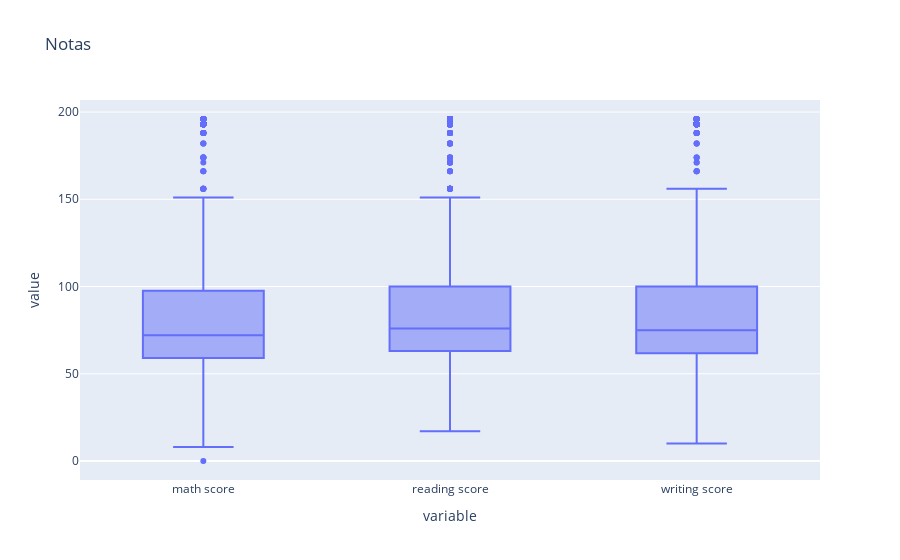

Notebook cell for this chart:
### Code cell
exploratory_data_analysis(df_grades)

### Figure 1 — Plotly figure (JSON) as saved in the notebook; plotly's stock layout.template omitted (floating-point values rounded to 4 significant figures; data arrays with more than 128 entries replaced by an {"elided": "..."} marker saying what was removed)
{"data": [{"alignmentgroup": "True", "hovertemplate": "variable=%{x}<br>value=%{y}<extra></extra>", "legendgroup": "", "marker": {"color": "#636efa"}, "name": "", "notched": false, "offsetgroup": "", "orientation": "v", "showlegend": false, "type": "box", "x": {"elided": "4200 str values"}, "x0": " ", "xaxis": "x", "y": {"elided": "4200 int values"}, "y0": " ", "yaxis": "y"}], "layout": {"boxmode": "group", "legend": {"tracegroupgap": 0}, "title": {"text": "Notas"}, "xaxis": {"anchor": "y", "domain": [0, 1], "title": {"text": "variable"}}, "yaxis": {"anchor": "x", "domain": [0, 1], "title": {"text": "value"}}}}
